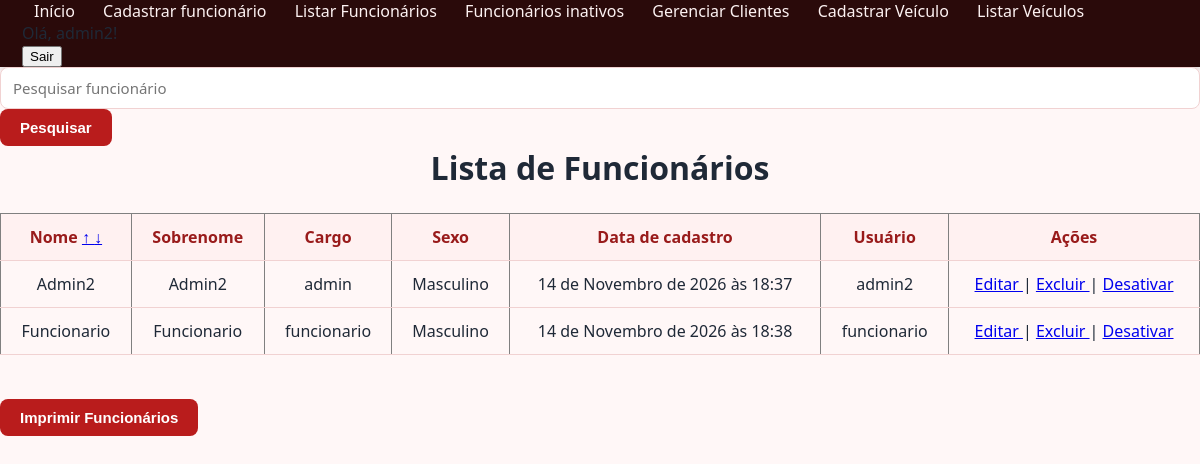
The page /funcionarios/ (signed in) on the database its author committed.
### locacao/models.py (models this page shows, shortened)
class Funcionario(models.Model):
    user = models.OneToOneField(
        settings.AUTH_USER_MODEL,
        on_delete=models.SET_NULL,
        null=True,
        blank=True,
        related_name='funcionario',
    )
    nome = models.CharField(max_length=100)
    sobrenome = models.CharField(max_length=100)
    cargo = models.CharField(max_length=100, default='')
    sexo = models.CharField(max_length=1, choices=SEXO_CHOICES)
    ativo = models.BooleanField(default=True)
    data_cadastro = models.DateTimeField(auto_now_add=True)
    isAdmin = models.BooleanField(default=False)

### locacao/views.py (the view)
# urls.py: path('funcionarios/', views.listar_funcionarios, name='listar_funcionarios'),
@admin_required
def listar_funcionarios(request):
    ordem = request.GET.get('ordem')
    nome_da_pesquisa = request.GET.get('nome_da_pesquisa', '')
    funcionarios = Funcionario.objects.filter(
        nome__icontains=nome_da_pesquisa,
        ativo=True
    ).order_by(Lower('nome'))
    if ordem == 'decrescente':
        funcionarios = Funcionario.objects.filter(
            nome__icontains=nome_da_pesquisa,
            ativo=True
        ).order_by(Lower('nome').desc())
    dados = {
        'funcionarios': funcionarios,
        'nome_da_pesquisa': nome_da_pesquisa,
    }
    return render(request, 'listar_funcionarios.html', dados)

### locacao/views.py (called while the page is built)
def admin_required(view_func):
    @wraps(view_func)
    @login_required
    def wrapped_view(request, *args, **kwargs):
        if not request.user.is_superuser:
            raise PermissionDenied
        return view_func(request, *args, **kwargs)
    return wrapped_view

### locacao/templates/listar_funcionarios.html (shortened to what this page needs)
{% load static %}
<!DOCTYPE html>
<html lang="pt-br">
<head>
    <link rel="stylesheet" href=" {% static "css/style.css" %}">
</head>
<body>
    {% include '_menu.html' %}
    <div class="form-pesquisa nao-imprimir">
        <form method="GET">
            <input type="text" name="nome_da_pesquisa" placeholder="Pesquisar funcionário" value='{{ nome_da_pesquisa }}'>
            <button class="button" type="submit">Pesquisar</button>
        </form>
    </div>
    <h1> Lista de Funcionários </h1>
    <div class="lista-funcionario">
        <table border="">
            <thead>
                <tr>
                    <th>Nome  <a href="?ordem=crescente&nome_da_pesquisa={{ nome_da_pesquisa }}"> ↑ </a>  <a href="?ordem=decrescente&nome_da_pesquisa={{ nome_da_pesquisa }}"> ↓ </a>  </th>
                    <th>Sobrenome</th>
                    <th>Cargo</th>
                    <th>Sexo</th>
                    <th>Data de cadastro</th>
                    <th>Usuário</th>
                    <th class="nao-imprimir">Ações</th>
                </tr>
            </thead>
            <tbody>
                {% for funcionario in funcionarios %}
                <tr>
                    <td> {{ funcionario.nome}} </td>
                    <td> {{ funcionario.sobrenome }} </td>
                    <td> {{ funcionario.cargo }} </td>
                    <td> {{ funcionario.get_sexo_display }} </td>
                    <td> {{ funcionario.data_cadastro }} </td>
                    <td>
                        {% if funcionario.user %}
                            {{ funcionario.user.username }}
                        {% else %}
                            Sem conta
                        {% endif %}
                    </td>
                    <td class="nao-imprimir">
                        <a href="{% url 'editar_funcionario' funcionario.id %}"> Editar </a> |
                        <a href="{% url 'excluir_funcionario' funcionario.id %}"> Excluir </a> |
                        <a href="{% url 'desativar_funcionario' funcionario.id %}"> Desativar </a>
                    </td>
                </tr>
                {% endfor %}
            </tbody>
        </table>
        <br><br>
        <button class="button nao-imprimir" onclick="window.print()">
             Imprimir Funcionários
        </button>
    </div>
</body>
</html>

### locacao/templates/_menu.html (shortened to what this page needs)
<nav>
    <div class="nao-imprimir">
        <a href="{% url 'home' %}">Início</a>
        {% if user.is_superuser %}
            <a href="{% url 'cadastrar_funcionario' %}">Cadastrar funcionário</a>
            <a href="{% url 'listar_funcionarios' %}">Listar Funcionários</a>
            <a href="{% url 'funcionarios_inativos' %}">Funcionários inativos</a>
            <a href="{% url 'listar_clientes' %}">Gerenciar Clientes</a>
            <a href="{% url 'cadastrar_veiculo' %}">Cadastrar Veículo</a>
            <a href="{% url 'listar_veiculos' %}">Listar Veículos</a>
        {% endif %}
    </div>
    <div class="usuario-menu">
        {% if user.is_authenticated %}
            <span class="nao-imprimir">Olá, {{ user.username }}!</span>
            <form method="post" action="{% url 'logout' %}">
                <button class="nao-imprimir" type="submit" class="link-logout">Sair</button>
            </form>
        {% else %}
            <a href="{% url 'login' %}">Entrar</a>
        {% endif %}
    </div>
</nav>

### locacao/static/css/style.css (style rules this page uses)
:root { --primaria: #b91c1c; --primaria-escura: #991b1b; --primaria-clara: #fee2e2; --fundo: #fff7f7; --fundo-card: #ffffff; --texto: #1f2937; --cinza: #6b7280; --borda: #f1d2d2; --sucesso: #15803d; --perigo: #dc2626; --nav-escura: #2a0a0a; --nav-hover: rgba(255, 255, 255, 0.08); --sombra: rgba(0, 0, 0, 0.08); }
* { box-sizing: border-box; }
body { margin: 0; font-family: "Segoe UI", Arial, sans-serif; background-color: var(--fundo); color: var(--texto); }
h1 { text-align: center; margin: 0 0 24px; color: var(--texto); }
nav { display: flex; justify-content: space-between; align-items: center; flex-wrap: wrap; background-color: var(--nav-escura); box-shadow: 0 2px 10px rgba(0, 0, 0, 0.2); min-height: 64px; padding: 0 22px; }
nav a { text-decoration: none; color: #fdf2f2; padding: 10px 12px; border-radius: 8px; transition: background-color 0.2s ease, color 0.2s ease; }
input[type="text"], input[type="number"], input[type="password"], input[type="email"], textarea, select { width: 100%; padding: 10px 12px; border: 1px solid var(--borda); border-radius: 8px; font-size: 15px; font-family: inherit; background-color: #fff; color: var(--texto); transition: border-color 0.2s ease, box-shadow 0.2s ease; }
.button { display: inline-block; background-color: var(--primaria); color: white; border: none; border-radius: 8px; padding: 10px 20px; font-size: 15px; font-weight: 700; text-decoration: none; cursor: pointer; white-space: nowrap; transition: background-color 0.2s ease, transform 0.2s ease; }
table { width: 100%; border-collapse: collapse; text-align: center; }
th, td { padding: 12px 15px; border-bottom: 1px solid var(--borda); }
th { background-color: #fff1f1; color: var(--primaria-escura); white-space: nowrap; font-weight: 700; }

### rows shown on the page
Funcionario: nome "Admin2", sobrenome "Admin2", cargo "admin", sexo "Masculino", data_cadastro "14 de Novembro de 2026 às 18:37", user.username "admin2"
Funcionario: nome "Funcionario", sobrenome "Funcionario", cargo "funcionario", sexo "Masculino", data_cadastro "14 de Novembro de 2026 às 18:38", user.username "funcionario"

### other values the page prints
{{ user.username }} "admin2"
